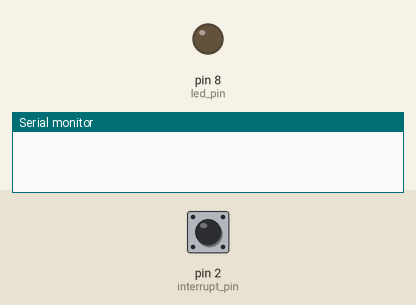
Recording of a sketch running on a simulated Arduino Uno, built with avr-gcc and run on an emulated ATmega328P. Shown: output pins drawn as LEDs (lit = HIGH), the last lines printed to the serial monitor. Inputs (shaded band) come from the test bench; at power-on: pin 2 (interrupt_pin) LOW.

Above: at 1.2 s.
1.3 s: pin 2 (interrupt_pin) pulled HIGH for 0.15 s
At 1.7 s:
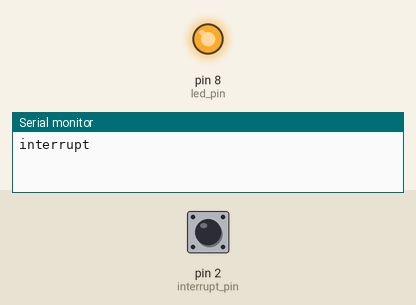
Timing chart, 0 to 4.3 s (numbered marks = the images above; inputs shaded):
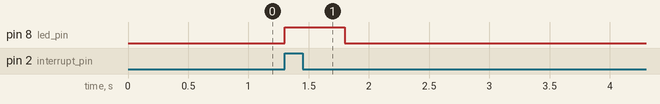

Measured:
- after the input at 1.3 s, pin 8 (led_pin): LOW → HIGH at once, → LOW 0.50 s later

The sketch:

M1.T2P.ino
```cpp
const byte led_pin = 8;
const byte interrupt_pin = 2;
volatile byte state = LOW;

void setup() {
  Serial.begin(9600);
  pinMode(led_pin,OUTPUT);
  attachInterrupt(digitalPinToInterrupt(interrupt_pin),interrupt_routine,RISING);
 }

void loop() {
  if (state==HIGH){
  digitalWrite(led_pin,HIGH);
  delay(500);
 }

  if (state==HIGH) {
  Serial.println("low");
  state = LOW;
  digitalWrite(led_pin,LOW);
  }
}


void interrupt_routine(){
  state = HIGH;
  Serial.println("interrupt");
}
```
